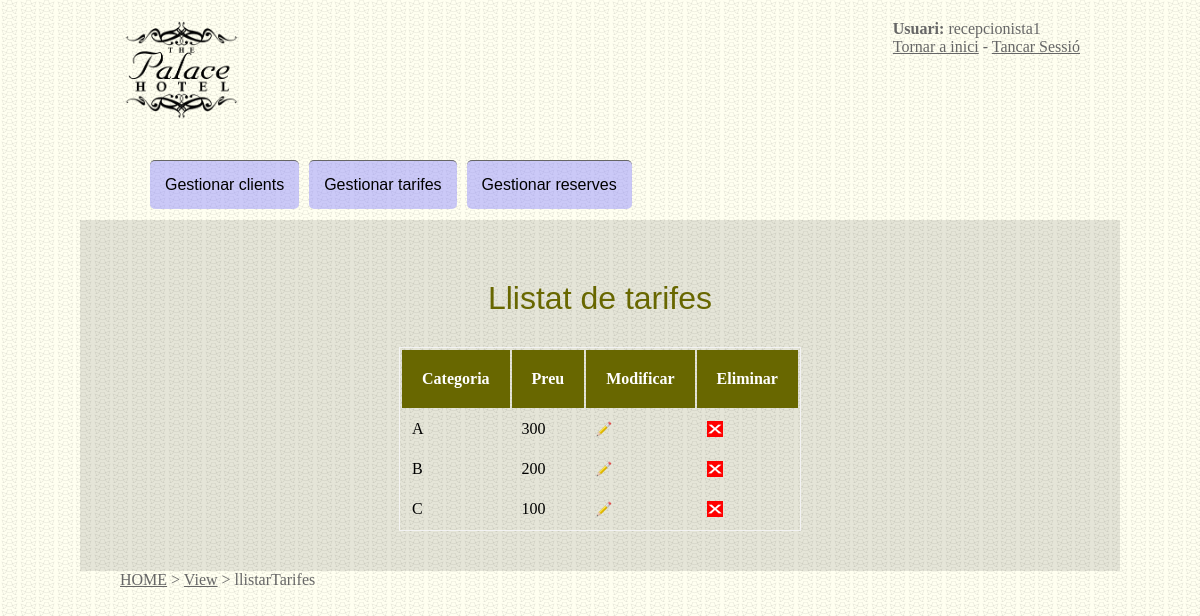
/view/llistarTarifes.php (signed in), run on the app's committed database.
### tables this page shows
CREATE TABLE IF NOT EXISTS `categoria` (
  `categoria` char(1) NOT NULL,
  `preu` float NOT NULL,
  PRIMARY KEY (`categoria`)
);

### model/DAO/class_db.php (called while the page is built, shortened)
<?php
class db implements interface_db{
	private $server;
	private $username;
	private $password;
	private $link;
	public function getServer(){
		return $this->server;
	}
	public function setServer($value){
		$this->server = 'localhost';
	}
	public function getUsername(){
		return $this->username;
	}
	public function setUsername($value){
		$this->username = 'root';
	}
	public function getPassword(){
		return $this->password;
	}
	public function setPassword($value){
		$this->password = '';
	}
	public function connect(){
		$this->link=mysql_connect($this->getServer(),$this->getUsername(),$this->getPassword());
		return $this->link;
	}
	public function bd($database){
		$this->dbname = mysql_select_db('hotel', $this->link);
	}
	public function close()	{
		return mysql_close($this->link);
	}
	public function executaArray($sql){
		$connexio = $this->connect();
		$objArray=array();
		$consulta=mysql_query($sql, $connexio) or die('Error, la consulta ha fallat: '.$this->error());
		while ($r=mysql_fetch_array($consulta)) { $objArray[]=$r; }
		return $objArray;
	}
}
?>

### model/DAO/class_tarifa_db.php (called while the page is built, shortened)
 <?php
require_once("../model/DAO/class_db.php");
class tarifa_db {
	public function llistar() {
		$sql="SELECT * FROM categoria";
		$connexio = new db();
		return $connexio->executaArray($sql);
	}
}
?>

### model/business/class_tarifa.php (called while the page is built, shortened)
<?php
require_once("../model/DAO/class_tarifa_db.php");
class tarifa {
	public function llistar_tarifes() {
		$tarifaDB = new tarifa_db();
		return $tarifaDB->llistar();
	}
}
?>

### controller/llistarTarifes.php (called while the page is built)
<?php
include('../model/business/class_tarifa.php');
try {
	$tarifa=new Tarifa("", "", "");
	$consulta=$tarifa->llistar_tarifes();
} catch (Exception $e) {
    echo 'Excepción capturada: ',  $e->getMessage(), "\n";
}
?>

### view/llistarTarifes.php (the view, shortened to what this page needs)
<?php include('cabecera.php'); ?>
<h1>Llistat de tarifes</h1>
<table>
	<tr><th>Categoria</th><th>Preu</th><th>Modificar</th><th>Eliminar</th></tr>
	<?php
	include ('../controller/llistarTarifes.php');
	foreach ($consulta as $fila){
		echo "<tr><td>".$fila['categoria']."</td>";
		echo "<td>".$fila['preu']."</td>";
		echo '<td><a href="modificarTarifa.php?categoria='.$fila['categoria'].'"><img src="img/editar.png" alt="Modificar Tarifa" /></td>';
		echo '<td><a href="../controller/eliminarTarifa.php?categoria='.$fila['categoria'].'" onclick="return confirm(\'Acció eliminar: '.$fila["categoria"].'\n\nEstàs segur?\');"><img src="img/eliminar.png" alt="Eliminar Tarifa" /></td>';
		echo "</tr>";
	}
	?>
</table>
<?php
include('pie.php');
?>

### view/estils.css (style rules this page uses)
* { margin:0 auto; }
a { color:#666; }
h1 { color:#686700; font-family: arial, cursive; font-weight: 400; text-align:center; padding:20px; margin:auto; }
body { background-image:url('img/fondo1.png'); }
table { margin-top: 10px; border:1px solid #f3f3f3; }
th { color:white; background-color:#686700; font-size:16px; padding:20px; }
td { padding:10px; }

### data on the page
categoria: categoria "A", preu "300"
categoria: categoria "B", preu "200"
categoria: categoria "C", preu "100"

### other printed values
$usu "recepcionista1"
$thisText "HOME View"
$results ">"
$pieces[0] "llistarTarifes"
